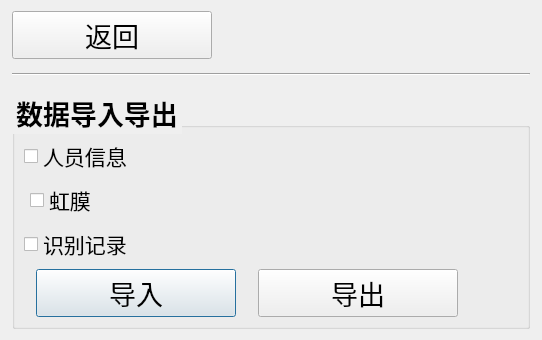
<?xml version="1.0" encoding="UTF-8"?>
<ui version="4.0">
 <class>DataManage</class>
 <widget class="QDialog" name="DataManage">
  <property name="geometry">
   <rect>
    <x>0</x>
    <y>0</y>
    <width>542</width>
    <height>300</height>
   </rect>
  </property>
  <property name="font">
   <font>
    <pointsize>21</pointsize>
   </font>
  </property>
  <property name="windowTitle">
   <string>Dialog</string>
  </property>
  <layout class="QGridLayout" name="gridLayout_3" rowstretch="1,1,10" rowminimumheight="0,20,0">
   <property name="leftMargin">
    <number>12</number>
   </property>
   <property name="rightMargin">
    <number>12</number>
   </property>
   <item row="1" column="0">
    <widget class="Line" name="line">
     <property name="orientation">
      <enum>Qt::Horizontal</enum>
     </property>
    </widget>
   </item>
   <item row="0" column="0">
    <layout class="QGridLayout" name="gridLayout_2" columnstretch="0,0" columnminimumwidth="200,0">
     <item row="0" column="0">
      <widget class="QPushButton" name="btnBack">
       <property name="sizePolicy">
        <sizepolicy hsizetype="Preferred" vsizetype="Fixed">
         <horstretch>0</horstretch>
         <verstretch>0</verstretch>
        </sizepolicy>
       </property>
       <property name="font">
        <font>
         <pointsize>20</pointsize>
        </font>
       </property>
       <property name="styleSheet">
        <string notr="true">color:rgb(0, 0, 0)</string>
       </property>
       <property name="text">
        <string>返回</string>
       </property>
       <property name="icon">
        <iconset resource="tx2_iris.qrc">
         <normaloff>:/image/返回.png</normaloff>:/image/返回.png</iconset>
       </property>
       <property name="iconSize">
        <size>
         <width>40</width>
         <height>40</height>
        </size>
       </property>
       <property name="autoDefault">
        <bool>false</bool>
       </property>
      </widget>
     </item>
     <item row="0" column="1">
      <spacer name="horizontalSpacer">
       <property name="orientation">
        <enum>Qt::Horizontal</enum>
       </property>
       <property name="sizeHint" stdset="0">
        <size>
         <width>518</width>
         <height>20</height>
        </size>
       </property>
      </spacer>
     </item>
    </layout>
   </item>
   <item row="2" column="0">
    <widget class="QGroupBox" name="groupBox">
     <property name="font">
      <font>
       <pointsize>20</pointsize>
       <weight>75</weight>
       <bold>true</bold>
      </font>
     </property>
     <property name="styleSheet">
      <string notr="true">color:rgb(0, 0, 0)</string>
     </property>
     <property name="title">
      <string>数据导入导出</string>
     </property>
     <property name="flat">
      <bool>false</bool>
     </property>
     <layout class="QGridLayout" name="gridLayout_4">
      <item row="0" column="0">
       <layout class="QGridLayout" name="gridLayout" rowstretch="0,0,0,0" columnstretch="0,0,0,0,0,0" rowminimumheight="0,0,0,0" columnminimumwidth="0,0,200,0,200,0">
        <item row="0" column="0" colspan="6">
         <widget class="QCheckBox" name="chkPersonInfo">
          <property name="sizePolicy">
           <sizepolicy hsizetype="Preferred" vsizetype="Preferred">
            <horstretch>0</horstretch>
            <verstretch>0</verstretch>
           </sizepolicy>
          </property>
          <property name="font">
           <font>
            <pointsize>16</pointsize>
           </font>
          </property>
          <property name="styleSheet">
           <string notr="true">color:rgb(0, 0, 0)</string>
          </property>
          <property name="text">
           <string>人员信息 </string>
          </property>
          <property name="checked">
           <bool>false</bool>
          </property>
         </widget>
        </item>
        <item row="1" column="1" colspan="5">
         <widget class="QCheckBox" name="chkIris">
          <property name="sizePolicy">
           <sizepolicy hsizetype="Preferred" vsizetype="Preferred">
            <horstretch>0</horstretch>
            <verstretch>0</verstretch>
           </sizepolicy>
          </property>
          <property name="font">
           <font>
            <pointsize>16</pointsize>
           </font>
          </property>
          <property name="text">
           <string>虹膜</string>
          </property>
          <property name="checkable">
           <bool>false</bool>
          </property>
         </widget>
        </item>
        <item row="2" column="0" colspan="6">
         <widget class="QCheckBox" name="chkRecord">
          <property name="sizePolicy">
           <sizepolicy hsizetype="Preferred" vsizetype="Preferred">
            <horstretch>0</horstretch>
            <verstretch>0</verstretch>
           </sizepolicy>
          </property>
          <property name="font">
           <font>
            <pointsize>16</pointsize>
           </font>
          </property>
          <property name="styleSheet">
           <string notr="true">color:rgb(0, 0,0)</string>
          </property>
          <property name="text">
           <string>识别记录</string>
          </property>
          <property name="checked">
           <bool>false</bool>
          </property>
         </widget>
        </item>
        <item row="3" column="2">
         <widget class="QPushButton" name="btnImport">
          <property name="sizePolicy">
           <sizepolicy hsizetype="Preferred" vsizetype="Preferred">
            <horstretch>0</horstretch>
            <verstretch>0</verstretch>
           </sizepolicy>
          </property>
          <property name="font">
           <font>
            <pointsize>20</pointsize>
           </font>
          </property>
          <property name="text">
           <string>导入</string>
          </property>
          <property name="icon">
           <iconset resource="tx2_iris.qrc">
            <normaloff>:/image/导入.png</normaloff>:/image/导入.png</iconset>
          </property>
          <property name="iconSize">
           <size>
            <width>45</width>
            <height>44</height>
           </size>
          </property>
          <property name="autoDefault">
           <bool>true</bool>
          </property>
          <property name="default">
           <bool>true</bool>
          </property>
         </widget>
        </item>
        <item row="3" column="3">
         <spacer name="horizontalSpacer_2">
          <property name="orientation">
           <enum>Qt::Horizontal</enum>
          </property>
          <property name="sizeHint" stdset="0">
           <size>
            <width>78</width>
            <height>20</height>
           </size>
          </property>
         </spacer>
        </item>
        <item row="3" column="4">
         <widget class="QPushButton" name="btnExport">
          <property name="sizePolicy">
           <sizepolicy hsizetype="Preferred" vsizetype="Preferred">
            <horstretch>0</horstretch>
            <verstretch>0</verstretch>
           </sizepolicy>
          </property>
          <property name="font">
           <font>
            <pointsize>20</pointsize>
           </font>
          </property>
          <property name="styleSheet">
           <string notr="true">color:rgb(0, 0, 0)</string>
          </property>
          <property name="text">
           <string>导出</string>
          </property>
          <property name="icon">
           <iconset resource="tx2_iris.qrc">
            <normaloff>:/image/导出.png</normaloff>:/image/导出.png</iconset>
          </property>
          <property name="iconSize">
           <size>
            <width>40</width>
            <height>40</height>
           </size>
          </property>
         </widget>
        </item>
        <item row="3" column="5">
         <spacer name="horizontalSpacer_3">
          <property name="orientation">
           <enum>Qt::Horizontal</enum>
          </property>
          <property name="sizeType">
           <enum>QSizePolicy::Preferred</enum>
          </property>
          <property name="sizeHint" stdset="0">
           <size>
            <width>122</width>
            <height>20</height>
           </size>
          </property>
         </spacer>
        </item>
        <item row="3" column="0" colspan="2">
         <spacer name="horizontalSpacer_4">
          <property name="orientation">
           <enum>Qt::Horizontal</enum>
          </property>
          <property name="sizeHint" stdset="0">
           <size>
            <width>97</width>
            <height>20</height>
           </size>
          </property>
         </spacer>
        </item>
       </layout>
      </item>
      <item row="1" column="0">
       <spacer name="verticalSpacer">
        <property name="orientation">
         <enum>Qt::Vertical</enum>
        </property>
        <property name="sizeHint" stdset="0">
         <size>
          <width>20</width>
          <height>40</height>
         </size>
        </property>
       </spacer>
      </item>
     </layout>
    </widget>
   </item>
   <item row="2" column="1">
    <spacer name="horizontalSpacer_5">
     <property name="orientation">
      <enum>Qt::Horizontal</enum>
     </property>
     <property name="sizeHint" stdset="0">
      <size>
       <width>40</width>
       <height>20</height>
      </size>
     </property>
    </spacer>
   </item>
  </layout>
 </widget>
 <tabstops>
  <tabstop>chkPersonInfo</tabstop>
  <tabstop>chkRecord</tabstop>
  <tabstop>btnImport</tabstop>
  <tabstop>btnExport</tabstop>
  <tabstop>btnBack</tabstop>
 </tabstops>
 <resources>
  <include location="tx2_iris.qrc"/>
 </resources>
 <connections/>
</ui>
